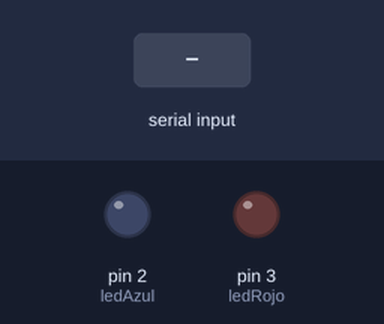
Bench run of a sketch on a simulated Arduino Uno, built with avr-gcc and run on an emulated ATmega328P. On the bench: output pins drawn as LEDs (lit = HIGH). The inputs (shaded band) are chosen by the test bench.

Above: at 1.2 s.
1.3 s: "1" received over Serial
At 2.4 s:
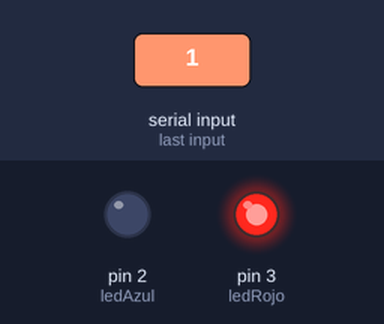
2.8 s: "2" received over Serial
At 3.5 s:
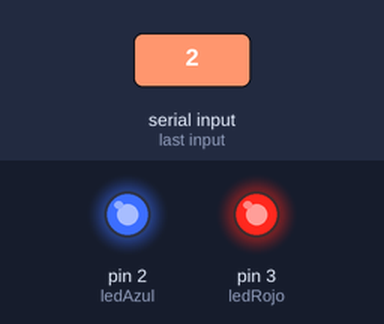
4.3 s: "1" received over Serial
At 4.7 s:
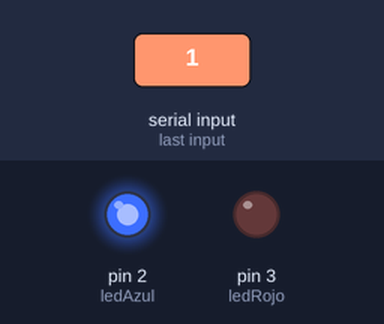
Timing chart, 0 to 7.3 s (numbered marks = the images above; inputs shaded):
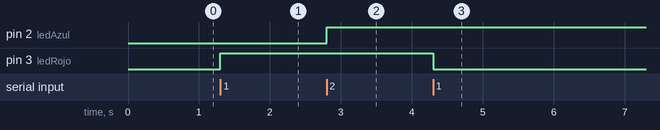

Measured:
- after the input at 1.3 s, pin 3 (ledRojo): LOW → HIGH at once
- after the input at 2.8 s, pin 2 (ledAzul): LOW → HIGH at once
- after the input at 4.3 s, pin 3 (ledRojo): HIGH → LOW at once

The sketch:

EncenderLEdsDesdeProcessing.ino
```cpp
int ledRojo = 3;
int ledAzul = 2;
char dato = 0;

void setup() {
  Serial.begin(38400);
  pinMode(ledRojo,OUTPUT);
  pinMode(ledAzul,OUTPUT);
}

void loop() {
  if(Serial.available()){
    dato = Serial.read();
    if(dato == '1'){
      digitalWrite(ledRojo,!digitalRead(ledRojo));
    }
    if(dato == '2'){
      digitalWrite(ledAzul,!digitalRead(ledAzul));
    }
  }

}
```
